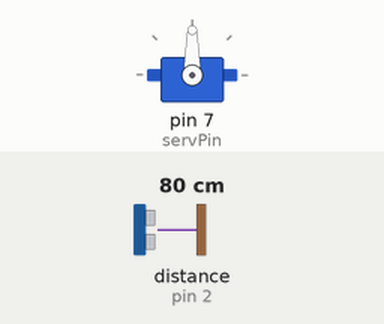
The sketch below on a simulated Arduino Uno, built with avr-gcc and run on an emulated ATmega328P. Shown: servo. Wiring (inferred from the names in the program): ultrasonic range finder: trigger pin 3; echo pin 2. The inputs (shaded band) are chosen by the test bench; at power-on: distance to the obstacle (sensor on pin 2) 80 cm. The echo pulse lasts 58.3 µs per cm; what the sketch prints to the serial monitor is not drawn.

Above: at 1.2 s.
1.3 s: distance to the obstacle (sensor on pin 2) set to 2 cm
4.3 s: distance to the obstacle (sensor on pin 2) set to 18 cm
Timing chart, 0 to 7.3 s (numbered marks = the images above; inputs shaded):
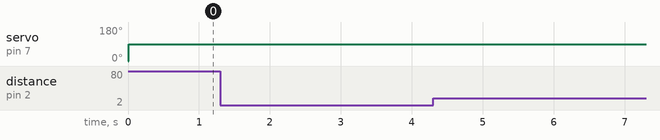

Measured:
- after the input at 1.3 s, every drawn part: stays the same
- after the input at 4.3 s, every drawn part: stays the same

The sketch:

Arduino-programa.ino
```cpp
/*
  The circuit:
  - +V connection of the PING))) attached to +5V
  - GND connection of the PING))) attached to ground
  - SIG connection of the PING))) attached to digital pin 7


 VCC -> +5V
 Trig -> D3
 Echo -> D2
 Gnd -> Gnd

 Yellow -> D7
 Red -> +5V
 Brown -> Gnd

Para el código del sensor ultrasónico:
  created 3 Nov 2008
  by David A. Mellis
  modified 30 Aug 2011
  by Tom Igoe
  modified 15 Jan 2022
  by Cassiopea Acebes
*/

/*Se definen los pines que se van a
utilizar y se declaran las variables
globales, también se incluye la
librería de control del servo*/

#include <Servo.h>


#define echoPin 2 // Pin D2 (Echo)
#define trigPin 3 // Pin D3 (Trig)
#define servPin 7 // Pin D7 (Serv)

long duration; // Tiempo de viaje del sonido
int distancia; // Distancia detectada en cada instante

long s; // Cociente del detector
int base = 1184; // Distancia base del detector (zona de detección vacía)
int permisividad = 20; //Varianza de la distancia
int giro = 90; // Grados de giro del servo

/*Esta línea inicia el servo en la vabiable
servo, que se utilizará para su control*/

Servo servo;

void setup() {

  /*Se comienzan las salidas por consola
  por el el terminal serial, de esta forma
  se podrán ver y analizar las lecturas que
  tome el sensor, el estado del servo y otra
  información de relevancia*/

  Serial.begin(9600);

  /*Para la toma de medidas se declaran los
  Pins del sensor como de salida y entrada
  y se le asigna al servo el pin definido

  El brazo del servo se pone a cero*/

  pinMode(trigPin, OUTPUT); // Sets the trigPin as an OUTPUT
  pinMode(echoPin, INPUT); // Sets the echoPin as an INPUT
  servo.attach(servPin); //Servo al pin declarado

  servo.write(0); //Hace el cero del brazo del servo

}

/*Se declara el loop principal
del programa, en este se va a
primero tomar una medida de la
distancia al detector, se muestra
por el monitor serial y se declara
el estado de la zona de detección.

Con este estado se mueve el brazo
del servo los grados anteriormente
declarados.*/

void loop() {
  float average = calc_average();
  medir();
  bool state = detect(average, base);
  Serial.print("Cociente: ");
  Serial.print(s);
  Serial.print("  Distancia: ");
  Serial.print(distancia);
  Serial.print("  Average: ");
  Serial.println(average);

  mover(state, giro);
}

/*Esta función controla el movimiento
del servo, toma un valor booleano,
que se toma como el estado de la zona
y los grados que se va a mover el servo.
Segun el estado se abrirá el brazo o
se pondrá a cero*/

void mover(bool check,int grados){
  if (check) {
    //Serial.println("Accionando brazo.");
    servo.write(grados);
  } else {
    //Serial.println("Recogiendo brazo.");
    servo.write(0);
  }
}

/*Esta función controla la detección
de personas en la zona de detección.
Toma como valores la distancia medida
en un momento determinado y la compara
con la base declarada. Usando la
fórmula anteriormente descrita emite
un true para la detección y un false
como estado natural*/

bool detect(long detect, int base){
    s = pow(((detect - base)/permisividad), 2);
    if (s >= 1){
        return true;
    } else {
        return false;
    }
}

/*Esta función controla el sensor
y determina la distancia en todo
momento, para ello baja el voltaje
del pin de trigger, le da un pequeño
delay y lo activa durante un breve
período de tiempo, tras el cual
vuelve a bajar su voltaje.

Una vez hecho esto lee la subida
de voltaje por el pin de echo, este
será el tiempo de la onda de sonido
en ir y volver del sensor, se calcula
la distnacia como la mitad de la
duración multiplicado por un cierto
cociente obtenido de:
v(m/s)*1/1000(s/us)*100/1(cm/m) = 0.034(cm/us)*/

float calc_average()
{
  static float average = -1.0 ;
  if (average == -1.0)  // special case for first reading.
  {
    average = medir() ;
    return average ;
  }
  average += 0.25 * (medir() - average) ;  // 0.1 for approx 10 sample averate, 0.01 for 100 sample etc.
  return average ;
}

long medir(){
  digitalWrite(trigPin, LOW);
  delayMicroseconds(200);//200
  digitalWrite(trigPin, HIGH);
  delayMicroseconds(10);
  digitalWrite(trigPin, LOW);
  duration = pulseIn(echoPin, HIGH);
  distancia = duration * 0.034 / 2;
  return distancia;
}
```
